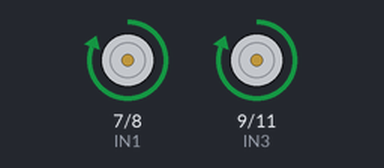
Recording of a sketch running on a simulated Arduino Uno, built with avr-gcc and run on an emulated ATmega328P. Parts: motor-driver pin pairs drawn as motors (green arrow = first pin HIGH = forward, orange = second pin HIGH = backward, longer = more drive, scaled by the enable pin).

Above: at 0.5 s.
At 2.5 s:
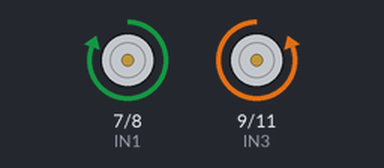
Timing chart, 0 to 5.2 s (numbered marks = the images above):
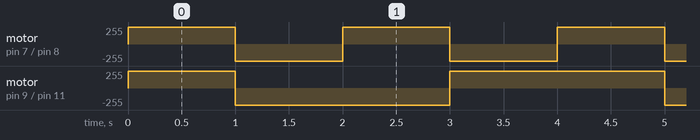

Measured:
- by itself, motor on pin 7 (IN1) / pin 8 (IN2): alternates forward 255/255 for 1.0 s and backward 255/255 for 1.0 s
- by itself, motor on pin 9 (IN3) / pin 11 (IN4): repeats every 4.0 s: backward 255/255 2.0 s, forward 255/255 2.0 s

The sketch:

FUNDAMENTALS_OF_ROBOT_MOTOR_CONTROL_USING_L298N_MODULE.ino
```cpp
int ENA=5;
int ENB=6;
int IN1=7;
int IN2=8;
int IN3=9;
int IN4=11;
void setup() {
  // put your setup code here, to run once:
pinMode(ENA,OUTPUT);
pinMode(ENB,OUTPUT);
pinMode(IN1,OUTPUT);
pinMode(IN2,OUTPUT);
pinMode(IN3,OUTPUT);
pinMode(IN4,OUTPUT);
digitalWrite(ENA,HIGH);
digitalWrite(ENB,HIGH);
}

void loop() {
  // Right Turn
digitalWrite(IN1,HIGH);
digitalWrite(IN2,LOW);
digitalWrite(IN3,HIGH);
digitalWrite(IN4,LOW);
delay(1000);
//Left Turn
digitalWrite(IN1,LOW);
digitalWrite(IN2,HIGH);
digitalWrite(IN3,LOW);
digitalWrite(IN4,HIGH);
delay(1000);
//forward
digitalWrite(IN1,HIGH);
digitalWrite(IN2,LOW);
digitalWrite(IN3,LOW);
digitalWrite(IN4,HIGH);
delay(1000);
//backwards
digitalWrite(IN1,LOW);
digitalWrite(IN2,HIGH);
digitalWrite(IN3,HIGH);
digitalWrite(IN4,LOW);
delay(1000);
}
```
